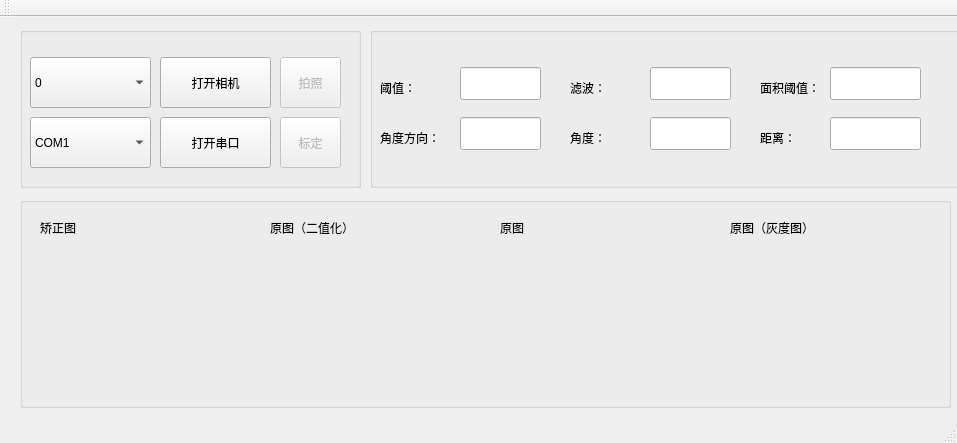
<?xml version="1.0" encoding="UTF-8"?>
<ui version="4.0">
 <class>MainWindow</class>
 <widget class="QMainWindow" name="MainWindow">
  <property name="geometry">
   <rect>
    <x>0</x>
    <y>0</y>
    <width>957</width>
    <height>443</height>
   </rect>
  </property>
  <property name="windowTitle">
   <string>Upper Monitor</string>
  </property>
  <widget class="QWidget" name="centralWidget">
   <widget class="QGroupBox" name="groupBox">
    <property name="geometry">
     <rect>
      <x>370</x>
      <y>10</y>
      <width>661</width>
      <height>161</height>
     </rect>
    </property>
    <property name="title">
     <string/>
    </property>
    <widget class="QLabel" name="label_14">
     <property name="geometry">
      <rect>
       <x>200</x>
       <y>100</y>
       <width>51</width>
       <height>21</height>
      </rect>
     </property>
     <property name="text">
      <string>角度：</string>
     </property>
    </widget>
    <widget class="QLineEdit" name="lineEdit_Angle">
     <property name="geometry">
      <rect>
       <x>280</x>
       <y>90</y>
       <width>81</width>
       <height>33</height>
      </rect>
     </property>
    </widget>
    <widget class="QLabel" name="label_17">
     <property name="geometry">
      <rect>
       <x>10</x>
       <y>100</y>
       <width>68</width>
       <height>21</height>
      </rect>
     </property>
     <property name="text">
      <string>角度方向：</string>
     </property>
    </widget>
    <widget class="QLineEdit" name="lineEdit_DirAngle">
     <property name="enabled">
      <bool>true</bool>
     </property>
     <property name="geometry">
      <rect>
       <x>90</x>
       <y>90</y>
       <width>81</width>
       <height>33</height>
      </rect>
     </property>
    </widget>
    <widget class="QLabel" name="label_13">
     <property name="geometry">
      <rect>
       <x>390</x>
       <y>50</y>
       <width>71</width>
       <height>21</height>
      </rect>
     </property>
     <property name="text">
      <string>面积阈值：</string>
     </property>
    </widget>
    <widget class="QLineEdit" name="lineEdit_AreaMin">
     <property name="geometry">
      <rect>
       <x>460</x>
       <y>40</y>
       <width>91</width>
       <height>33</height>
      </rect>
     </property>
    </widget>
    <widget class="QLineEdit" name="lineEdit_ThreVal">
     <property name="geometry">
      <rect>
       <x>90</x>
       <y>40</y>
       <width>81</width>
       <height>33</height>
      </rect>
     </property>
    </widget>
    <widget class="QLabel" name="label_4">
     <property name="geometry">
      <rect>
       <x>10</x>
       <y>50</y>
       <width>51</width>
       <height>21</height>
      </rect>
     </property>
     <property name="text">
      <string>阈值：</string>
     </property>
    </widget>
    <widget class="QLineEdit" name="lineEdit_BlurSize">
     <property name="geometry">
      <rect>
       <x>280</x>
       <y>40</y>
       <width>81</width>
       <height>33</height>
      </rect>
     </property>
    </widget>
    <widget class="QLabel" name="label_5">
     <property name="geometry">
      <rect>
       <x>200</x>
       <y>50</y>
       <width>71</width>
       <height>21</height>
      </rect>
     </property>
     <property name="text">
      <string>滤波：</string>
     </property>
    </widget>
    <widget class="QLabel" name="label_12">
     <property name="geometry">
      <rect>
       <x>390</x>
       <y>100</y>
       <width>68</width>
       <height>21</height>
      </rect>
     </property>
     <property name="text">
      <string>距离：</string>
     </property>
    </widget>
    <widget class="QLineEdit" name="lineEdit_Distance">
     <property name="geometry">
      <rect>
       <x>460</x>
       <y>90</y>
       <width>91</width>
       <height>33</height>
      </rect>
     </property>
    </widget>
   </widget>
   <widget class="QGroupBox" name="groupBox_4">
    <property name="geometry">
     <rect>
      <x>20</x>
      <y>10</y>
      <width>341</width>
      <height>161</height>
     </rect>
    </property>
    <property name="title">
     <string/>
    </property>
    <widget class="QPushButton" name="pushButton_OpenCam">
     <property name="geometry">
      <rect>
       <x>140</x>
       <y>30</y>
       <width>111</width>
       <height>51</height>
      </rect>
     </property>
     <property name="text">
      <string>打开相机</string>
     </property>
    </widget>
    <widget class="QPushButton" name="pushButton_OpenPort">
     <property name="geometry">
      <rect>
       <x>140</x>
       <y>90</y>
       <width>111</width>
       <height>51</height>
      </rect>
     </property>
     <property name="text">
      <string>打开串口</string>
     </property>
    </widget>
    <widget class="QComboBox" name="comboBox_SerialPort">
     <property name="geometry">
      <rect>
       <x>10</x>
       <y>90</y>
       <width>121</width>
       <height>51</height>
      </rect>
     </property>
     <item>
      <property name="text">
       <string>COM1</string>
      </property>
     </item>
     <item>
      <property name="text">
       <string>COM2</string>
      </property>
     </item>
     <item>
      <property name="text">
       <string>COM3</string>
      </property>
     </item>
     <item>
      <property name="text">
       <string>COM4</string>
      </property>
     </item>
     <item>
      <property name="text">
       <string>COM5</string>
      </property>
     </item>
     <item>
      <property name="text">
       <string>COM6</string>
      </property>
     </item>
     <item>
      <property name="text">
       <string>COM7</string>
      </property>
     </item>
     <item>
      <property name="text">
       <string>COM8</string>
      </property>
     </item>
     <item>
      <property name="text">
       <string>ttyUSB0</string>
      </property>
     </item>
     <item>
      <property name="text">
       <string>ttyUSB1</string>
      </property>
     </item>
     <item>
      <property name="text">
       <string>ttyUSB2</string>
      </property>
     </item>
    </widget>
    <widget class="QComboBox" name="comboBox_CameraPath">
     <property name="geometry">
      <rect>
       <x>10</x>
       <y>30</y>
       <width>121</width>
       <height>51</height>
      </rect>
     </property>
     <property name="currentText">
      <string>0</string>
     </property>
     <item>
      <property name="text">
       <string>0</string>
      </property>
     </item>
     <item>
      <property name="text">
       <string>1</string>
      </property>
     </item>
     <item>
      <property name="text">
       <string>2</string>
      </property>
     </item>
    </widget>
    <widget class="QPushButton" name="pushButton_TakePhoto">
     <property name="enabled">
      <bool>false</bool>
     </property>
     <property name="geometry">
      <rect>
       <x>260</x>
       <y>30</y>
       <width>61</width>
       <height>51</height>
      </rect>
     </property>
     <property name="text">
      <string>拍照</string>
     </property>
    </widget>
    <widget class="QPushButton" name="pushButton_Calibrate">
     <property name="enabled">
      <bool>false</bool>
     </property>
     <property name="geometry">
      <rect>
       <x>260</x>
       <y>90</y>
       <width>61</width>
       <height>51</height>
      </rect>
     </property>
     <property name="text">
      <string>标定</string>
     </property>
    </widget>
   </widget>
   <widget class="QGroupBox" name="groupBox_3">
    <property name="geometry">
     <rect>
      <x>20</x>
      <y>180</y>
      <width>931</width>
      <height>211</height>
     </rect>
    </property>
    <property name="title">
     <string/>
    </property>
    <widget class="QLabel" name="label">
     <property name="enabled">
      <bool>true</bool>
     </property>
     <property name="geometry">
      <rect>
       <x>480</x>
       <y>20</y>
       <width>91</width>
       <height>21</height>
      </rect>
     </property>
     <property name="text">
      <string>原图</string>
     </property>
    </widget>
    <widget class="QLabel" name="label_Frame">
     <property name="enabled">
      <bool>false</bool>
     </property>
     <property name="geometry">
      <rect>
       <x>480</x>
       <y>50</y>
       <width>201</width>
       <height>151</height>
      </rect>
     </property>
     <property name="text">
      <string/>
     </property>
    </widget>
    <widget class="QLabel" name="label_7">
     <property name="geometry">
      <rect>
       <x>20</x>
       <y>20</y>
       <width>101</width>
       <height>21</height>
      </rect>
     </property>
     <property name="text">
      <string>矫正图</string>
     </property>
    </widget>
    <widget class="QLabel" name="label_2">
     <property name="enabled">
      <bool>true</bool>
     </property>
     <property name="geometry">
      <rect>
       <x>710</x>
       <y>20</y>
       <width>101</width>
       <height>21</height>
      </rect>
     </property>
     <property name="text">
      <string>原图（灰度图）</string>
     </property>
    </widget>
    <widget class="QLabel" name="label_3">
     <property name="geometry">
      <rect>
       <x>250</x>
       <y>20</y>
       <width>121</width>
       <height>21</height>
      </rect>
     </property>
     <property name="text">
      <string>原图（二值化）</string>
     </property>
    </widget>
    <widget class="QLabel" name="label_Frame_resized">
     <property name="geometry">
      <rect>
       <x>20</x>
       <y>50</y>
       <width>201</width>
       <height>151</height>
      </rect>
     </property>
     <property name="text">
      <string/>
     </property>
    </widget>
    <widget class="QLabel" name="label_Frame_gray">
     <property name="enabled">
      <bool>false</bool>
     </property>
     <property name="geometry">
      <rect>
       <x>710</x>
       <y>50</y>
       <width>201</width>
       <height>151</height>
      </rect>
     </property>
     <property name="text">
      <string/>
     </property>
    </widget>
    <widget class="QLabel" name="label_Frame_binary">
     <property name="geometry">
      <rect>
       <x>250</x>
       <y>50</y>
       <width>201</width>
       <height>151</height>
      </rect>
     </property>
     <property name="text">
      <string/>
     </property>
    </widget>
   </widget>
   <zorder>groupBox_3</zorder>
   <zorder>groupBox_4</zorder>
   <zorder>groupBox</zorder>
  </widget>
  <widget class="QMenuBar" name="menuBar">
   <property name="geometry">
    <rect>
     <x>0</x>
     <y>0</y>
     <width>957</width>
     <height>23</height>
    </rect>
   </property>
  </widget>
  <widget class="QToolBar" name="mainToolBar">
   <attribute name="toolBarArea">
    <enum>TopToolBarArea</enum>
   </attribute>
   <attribute name="toolBarBreak">
    <bool>false</bool>
   </attribute>
  </widget>
  <widget class="QStatusBar" name="statusBar"/>
 </widget>
 <layoutdefault spacing="6" margin="11"/>
 <tabstops>
  <tabstop>pushButton_OpenCam</tabstop>
  <tabstop>pushButton_TakePhoto</tabstop>
  <tabstop>pushButton_Calibrate</tabstop>
  <tabstop>pushButton_OpenPort</tabstop>
  <tabstop>lineEdit_ThreVal</tabstop>
  <tabstop>lineEdit_BlurSize</tabstop>
  <tabstop>lineEdit_AreaMin</tabstop>
  <tabstop>lineEdit_Angle</tabstop>
  <tabstop>lineEdit_Distance</tabstop>
  <tabstop>lineEdit_DirAngle</tabstop>
  <tabstop>comboBox_SerialPort</tabstop>
 </tabstops>
 <resources/>
 <connections/>
</ui>
